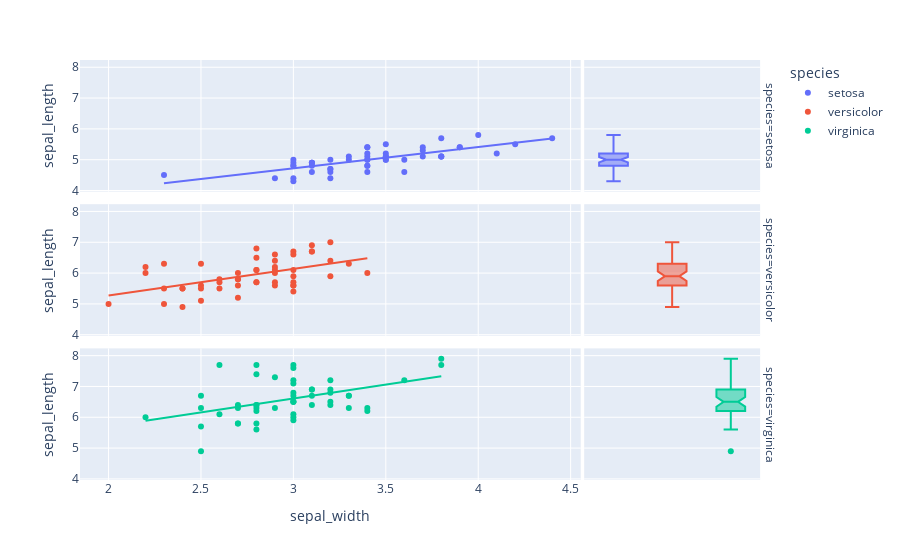

The notebook cell saved with this chart:
### Markdown cell above
**facet_row (str ou int ou Series ou array-like)** - Soit le nom d'une colonne dans le data_frame, soit un objet pandas Series ou array_like. Les valeurs de cette colonne ou de cet objet array_like sont utilisées pour attribuer des marques aux sous-graphes à facettes dans le sens vertical.

**facet_col (str ou int ou Series ou array-like)** - Soit le nom d'une colonne dans le data_frame, soit un objet pandas Series ou array_like. Les valeurs de cette colonne ou de cet objet array_like sont utilisées pour attribuer des marques aux sous-graphes à facettes dans le sens horizontal.

**facet_col_wrap(int)** - Nombre maximal de colonnes à facettes. Enveloppe la variable colonne à cette largeur, de sorte que les facettes de la colonne s'étendent sur plusieurs lignes. Ignoré si 0, et forcé à 0 si facet_row ou un marginal est défini.

**facet_row_spacing(float between 0 and 1)** - Espacement entre les lignes de facettes, en unités de papier. La valeur par défaut est 0.03 ou 0.0.7 lorsque facet_col_wrap est utilisé.

**facet_col_spacing(float between 0 and 1)** - Espacement entre les colonnes de facettes, en unités de papier. La valeur par défaut est de 0.02.

### Code cell
# Create one subgraph for each category and set the display order
fig = px.scatter(df, x = "sepal_width", 
                 y = "sepal_length", 
                 color = "species", 
                 trendline = "ols",
                marginal_x = "violin", 
                 marginal_y = "box",
                 facet_row = "species")
fig.show()

### Figure 1 — Plotly figure (JSON) as saved in the notebook; plotly's stock layout.template omitted (floating-point values rounded to 4 significant figures)
{"data": [{"hovertemplate": "species=setosa<br>sepal_width=%{x}<br>sepal_length=%{y}<extra></extra>", "legendgroup": "setosa", "marker": {"color": "#636efa", "symbol": "circle"}, "mode": "markers", "name": "setosa", "orientation": "v", "showlegend": true, "type": "scatter", "x": [3.5, 3, 3.2, 3.1, 3.6, 3.9, 3.4, 3.4, 2.9, 3.1, 3.7, 3.4, 3, 3, 4, 4.4, 3.9, 3.5, 3.8, 3.8, 3.4, 3.7, 3.6, 3.3, 3.4, 3, 3.4, 3.5, 3.4, 3.2, 3.1, 3.4, 4.1, 4.2, 3.1, 3.2, 3.5, 3.1, 3, 3.4, 3.5, 2.3, 3.2, 3.5, 3.8, 3, 3.8, 3.2, 3.7, 3.3], "xaxis": "x5", "y": [5.1, 4.9, 4.7, 4.6, 5, 5.4, 4.6, 5, 4.4, 4.9, 5.4, 4.8, 4.8, 4.3, 5.8, 5.7, 5.4, 5.1, 5.7, 5.1, 5.4, 5.1, 4.6, 5.1, 4.8, 5, 5, 5.2, 5.2, 4.7, 4.8, 5.4, 5.2, 5.5, 4.9, 5, 5.5, 4.9, 4.4, 5.1, 5, 4.5, 4.4, 5, 5.1, 4.8, 5.1, 4.6, 5.3, 5], "yaxis": "y5"}, {"alignmentgroup": "True", "hovertemplate": "species=setosa<br>sepal_length=%{y}<extra></extra>", "legendgroup": "setosa", "marker": {"color": "#636efa", "symbol": "circle"}, "name": "setosa", "notched": true, "offsetgroup": "setosa", "showlegend": false, "type": "box", "xaxis": "x6", "y": [5.1, 4.9, 4.7, 4.6, 5, 5.4, 4.6, 5, 4.4, 4.9, 5.4, 4.8, 4.8, 4.3, 5.8, 5.7, 5.4, 5.1, 5.7, 5.1, 5.4, 5.1, 4.6, 5.1, 4.8, 5, 5, 5.2, 5.2, 4.7, 4.8, 5.4, 5.2, 5.5, 4.9, 5, 5.5, 4.9, 4.4, 5.1, 5, 4.5, 4.4, 5, 5.1, 4.8, 5.1, 4.6, 5.3, 5], "yaxis": "y6"}, {"hovertemplate": "<b>OLS trendline</b><br>sepal_length = 0.690854 * sepal_width + 2.64466<br>R<sup>2</sup>=0.557681<br><br>species=setosa<br>sepal_width=%{x}<br>sepal_length=%{y} <b>(trend)</b><extra></extra>", "legendgroup": "setosa", "marker": {"color": "#636efa", "symbol": "circle"}, "mode": "lines", "name": "setosa", "showlegend": false, "type": "scatter", "x": [2.3, 2.9, 3, 3, 3, 3, 3, 3, 3.1, 3.1, 3.1, 3.1, 3.1, 3.2, 3.2, 3.2, 3.2, 3.2, 3.3, 3.3, 3.4, 3.4, 3.4, 3.4, 3.4, 3.4, 3.4, 3.4, 3.4, 3.5, 3.5, 3.5, 3.5, 3.5, 3.5, 3.6, 3.6, 3.7, 3.7, 3.7, 3.8, 3.8, 3.8, 3.8, 3.9, 3.9, 4, 4.1, 4.2, 4.4], "xaxis": "x5", "y": [4.234, 4.648, 4.717, 4.717, 4.717, 4.717, 4.717, 4.717, 4.786, 4.786, 4.786, 4.786, 4.786, 4.855, 4.855, 4.855, 4.855, 4.855, 4.924, 4.924, 4.994, 4.994, 4.994, 4.994, 4.994, 4.994, 4.994, 4.994, 4.994, 5.063, 5.063, 5.063, 5.063, 5.063, 5.063, 5.132, 5.132, 5.201, 5.201, 5.201, 5.27, 5.27, 5.27, 5.27, 5.339, 5.339, 5.408, 5.477, 5.546, 5.684], "yaxis": "y5"}, {"hovertemplate": "species=versicolor<br>sepal_width=%{x}<br>sepal_length=%{y}<extra></extra>", "legendgroup": "versicolor", "marker": {"color": "#EF553B", "symbol": "circle"}, "mode": "markers", "name": "versicolor", "orientation": "v", "showlegend": true, "type": "scatter", "x": [3.2, 3.2, 3.1, 2.3, 2.8, 2.8, 3.3, 2.4, 2.9, 2.7, 2, 3, 2.2, 2.9, 2.9, 3.1, 3, 2.7, 2.2, 2.5, 3.2, 2.8, 2.5, 2.8, 2.9, 3, 2.8, 3, 2.9, 2.6, 2.4, 2.4, 2.7, 2.7, 3, 3.4, 3.1, 2.3, 3, 2.5, 2.6, 3, 2.6, 2.3, 2.7, 3, 2.9, 2.9, 2.5, 2.8], "xaxis": "x3", "y": [7, 6.4, 6.9, 5.5, 6.5, 5.7, 6.3, 4.9, 6.6, 5.2, 5, 5.9, 6, 6.1, 5.6, 6.7, 5.6, 5.8, 6.2, 5.6, 5.9, 6.1, 6.3, 6.1, 6.4, 6.6, 6.8, 6.7, 6, 5.7, 5.5, 5.5, 5.8, 6, 5.4, 6, 6.7, 6.3, 5.6, 5.5, 5.5, 6.1, 5.8, 5, 5.6, 5.7, 5.7, 6.2, 5.1, 5.7], "yaxis": "y3"}, {"alignmentgroup": "True", "hovertemplate": "species=versicolor<br>sepal_length=%{y}<extra></extra>", "legendgroup": "versicolor", "marker": {"color": "#EF553B", "symbol": "circle"}, "name": "versicolor", "notched": true, "offsetgroup": "versicolor", "showlegend": false, "type": "box", "xaxis": "x4", "y": [7, 6.4, 6.9, 5.5, 6.5, 5.7, 6.3, 4.9, 6.6, 5.2, 5, 5.9, 6, 6.1, 5.6, 6.7, 5.6, 5.8, 6.2, 5.6, 5.9, 6.1, 6.3, 6.1, 6.4, 6.6, 6.8, 6.7, 6, 5.7, 5.5, 5.5, 5.8, 6, 5.4, 6, 6.7, 6.3, 5.6, 5.5, 5.5, 6.1, 5.8, 5, 5.6, 5.7, 5.7, 6.2, 5.1, 5.7], "yaxis": "y4"}, {"hovertemplate": "<b>OLS trendline</b><br>sepal_length = 0.865078 * sepal_width + 3.53973<br>R<sup>2</sup>=0.276582<br><br>species=versicolor<br>sepal_width=%{x}<br>sepal_length=%{y} <b>(trend)</b><extra></extra>", "legendgroup": "versicolor", "marker": {"color": "#EF553B", "symbol": "circle"}, "mode": "lines", "name": "versicolor", "showlegend": false, "type": "scatter", "x": [2, 2.2, 2.2, 2.3, 2.3, 2.3, 2.4, 2.4, 2.4, 2.5, 2.5, 2.5, 2.5, 2.6, 2.6, 2.6, 2.7, 2.7, 2.7, 2.7, 2.7, 2.8, 2.8, 2.8, 2.8, 2.8, 2.8, 2.9, 2.9, 2.9, 2.9, 2.9, 2.9, 2.9, 3, 3, 3, 3, 3, 3, 3, 3, 3.1, 3.1, 3.1, 3.2, 3.2, 3.2, 3.3, 3.4], "xaxis": "x3", "y": [5.27, 5.443, 5.443, 5.529, 5.529, 5.529, 5.616, 5.616, 5.616, 5.702, 5.702, 5.702, 5.702, 5.789, 5.789, 5.789, 5.875, 5.875, 5.875, 5.875, 5.875, 5.962, 5.962, 5.962, 5.962, 5.962, 5.962, 6.048, 6.048, 6.048, 6.048, 6.048, 6.048, 6.048, 6.135, 6.135, 6.135, 6.135, 6.135, 6.135, 6.135, 6.135, 6.221, 6.221, 6.221, 6.308, 6.308, 6.308, 6.394, 6.481], "yaxis": "y3"}, {"hovertemplate": "species=virginica<br>sepal_width=%{x}<br>sepal_length=%{y}<extra></extra>", "legendgroup": "virginica", "marker": {"color": "#00cc96", "symbol": "circle"}, "mode": "markers", "name": "virginica", "orientation": "v", "showlegend": true, "type": "scatter", "x": [3.3, 2.7, 3, 2.9, 3, 3, 2.5, 2.9, 2.5, 3.6, 3.2, 2.7, 3, 2.5, 2.8, 3.2, 3, 3.8, 2.6, 2.2, 3.2, 2.8, 2.8, 2.7, 3.3, 3.2, 2.8, 3, 2.8, 3, 2.8, 3.8, 2.8, 2.8, 2.6, 3, 3.4, 3.1, 3, 3.1, 3.1, 3.1, 2.7, 3.2, 3.3, 3, 2.5, 3, 3.4, 3], "xaxis": "x", "y": [6.3, 5.8, 7.1, 6.3, 6.5, 7.6, 4.9, 7.3, 6.7, 7.2, 6.5, 6.4, 6.8, 5.7, 5.8, 6.4, 6.5, 7.7, 7.7, 6, 6.9, 5.6, 7.7, 6.3, 6.7, 7.2, 6.2, 6.1, 6.4, 7.2, 7.4, 7.9, 6.4, 6.3, 6.1, 7.7, 6.3, 6.4, 6, 6.9, 6.7, 6.9, 5.8, 6.8, 6.7, 6.7, 6.3, 6.5, 6.2, 5.9], "yaxis": "y"}, {"alignmentgroup": "True", "hovertemplate": "species=virginica<br>sepal_length=%{y}<extra></extra>", "legendgroup": "virginica", "marker": {"color": "#00cc96", "symbol": "circle"}, "name": "virginica", "notched": true, "offsetgroup": "virginica", "showlegend": false, "type": "box", "xaxis": "x2", "y": [6.3, 5.8, 7.1, 6.3, 6.5, 7.6, 4.9, 7.3, 6.7, 7.2, 6.5, 6.4, 6.8, 5.7, 5.8, 6.4, 6.5, 7.7, 7.7, 6, 6.9, 5.6, 7.7, 6.3, 6.7, 7.2, 6.2, 6.1, 6.4, 7.2, 7.4, 7.9, 6.4, 6.3, 6.1, 7.7, 6.3, 6.4, 6, 6.9, 6.7, 6.9, 5.8, 6.8, 6.7, 6.7, 6.3, 6.5, 6.2, 5.9], "yaxis": "y2"}, {"hovertemplate": "<b>OLS trendline</b><br>sepal_length = 0.901534 * sepal_width + 3.90684<br>R<sup>2</sup>=0.209057<br><br>species=virginica<br>sepal_width=%{x}<br>sepal_length=%{y} <b>(trend)</b><extra></extra>", "legendgroup": "virginica", "marker": {"color": "#00cc96", "symbol": "circle"}, "mode": "lines", "name": "virginica", "showlegend": false, "type": "scatter", "x": [2.2, 2.5, 2.5, 2.5, 2.5, 2.6, 2.6, 2.7, 2.7, 2.7, 2.7, 2.8, 2.8, 2.8, 2.8, 2.8, 2.8, 2.8, 2.8, 2.9, 2.9, 3, 3, 3, 3, 3, 3, 3, 3, 3, 3, 3, 3, 3.1, 3.1, 3.1, 3.1, 3.2, 3.2, 3.2, 3.2, 3.2, 3.3, 3.3, 3.3, 3.4, 3.4, 3.6, 3.8, 3.8], "xaxis": "x", "y": [5.89, 6.161, 6.161, 6.161, 6.161, 6.251, 6.251, 6.341, 6.341, 6.341, 6.341, 6.431, 6.431, 6.431, 6.431, 6.431, 6.431, 6.431, 6.431, 6.521, 6.521, 6.611, 6.611, 6.611, 6.611, 6.611, 6.611, 6.611, 6.611, 6.611, 6.611, 6.611, 6.611, 6.702, 6.702, 6.702, 6.702, 6.792, 6.792, 6.792, 6.792, 6.792, 6.882, 6.882, 6.882, 6.972, 6.972, 7.152, 7.333, 7.333], "yaxis": "y"}], "layout": {"annotations": [{"font": {}, "showarrow": false, "text": "species=virginica", "textangle": 90, "x": 0.98, "xanchor": "left", "xref": "paper", "y": 0.1567, "yanchor": "middle", "yref": "paper"}, {"font": {}, "showarrow": false, "text": "species=versicolor", "textangle": 90, "x": 0.98, "xanchor": "left", "xref": "paper", "y": 0.5, "yanchor": "middle", "yref": "paper"}, {"font": {}, "showarrow": false, "text": "species=setosa", "textangle": 90, "x": 0.98, "xanchor": "left", "xref": "paper", "y": 0.8433, "yanchor": "middle", "yref": "paper"}], "legend": {"title": {"text": "species"}, "tracegroupgap": 0}, "margin": {"t": 60}, "xaxis": {"anchor": "y", "domain": [0, 0.7215], "title": {"text": "sepal_width"}}, "xaxis2": {"anchor": "y2", "domain": [0.7265, 0.98], "matches": "x2", "showgrid": false, "showline": false, "showticklabels": false, "ticks": ""}, "xaxis3": {"anchor": "y3", "domain": [0, 0.7215], "matches": "x", "showticklabels": false}, "xaxis4": {"anchor": "y4", "domain": [0.7265, 0.98], "matches": "x2", "showgrid": false, "showline": false, "showticklabels": false, "ticks": ""}, "xaxis5": {"anchor": "y5", "domain": [0, 0.7215], "matches": "x", "showticklabels": false}, "xaxis6": {"anchor": "y6", "domain": [0.7265, 0.98], "matches": "x2", "showgrid": false, "showline": false, "showticklabels": false, "ticks": ""}, "yaxis": {"anchor": "x", "domain": [0, 0.3133], "title": {"text": "sepal_length"}}, "yaxis2": {"anchor": "x2", "domain": [0, 0.3133], "matches": "y", "showgrid": true, "showticklabels": false}, "yaxis3": {"anchor": "x3", "domain": [0.3433, 0.6567], "matches": "y", "title": {"text": "sepal_length"}}, "yaxis4": {"anchor": "x4", "domain": [0.3433, 0.6567], "matches": "y", "showgrid": true, "showticklabels": false}, "yaxis5": {"anchor": "x5", "domain": [0.6867, 1.0], "matches": "y", "title": {"text": "sepal_length"}}, "yaxis6": {"anchor": "x6", "domain": [0.6867, 1.0], "matches": "y", "showgrid": true, "showticklabels": false}}}
